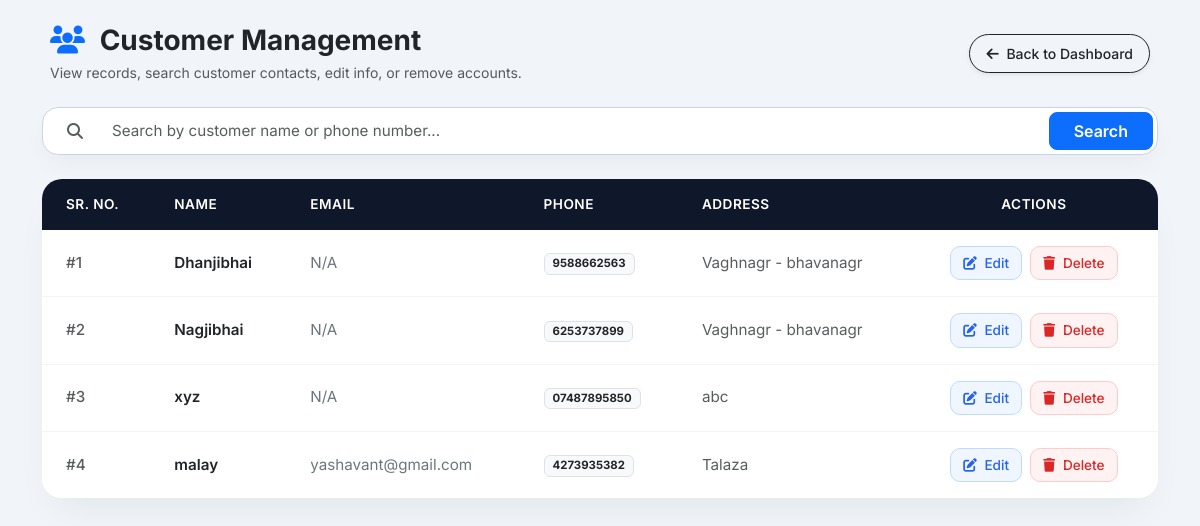
/customers/ (signed in), run on an earlier commit of the app's database.
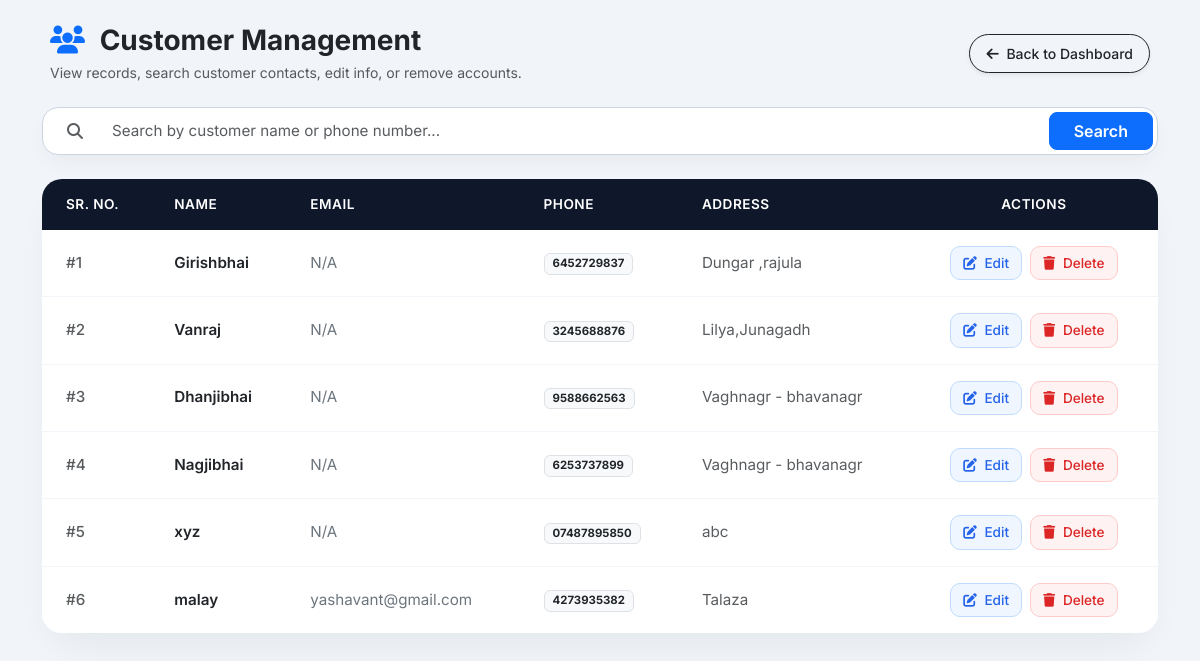
And on a later commit of the database.
### billing_app/models.py (models this page shows, shortened)
class Customer(models.Model):
    distributor = models.ForeignKey(User, on_delete=models.CASCADE)
    name = models.CharField(max_length=100)
    email = models.EmailField(blank=True, null=True)
    phone = models.CharField(max_length=15)
    address = models.TextField(blank=True, null=True)
    created_at = models.DateTimeField(auto_now_add=True)

### billing_app/views.py (the view)
# urls.py: path('customers/', views.customer_list_view, name='customer_list'),
@login_required(login_url='login')
def customer_list_view(request):
    query = request.GET.get('q', '')
    if query:
        customers = (
            Customer.objects.filter(distributor=request.user, name__icontains=query)
            | Customer.objects.filter(distributor=request.user, phone__icontains=query)
        )
    else:
        customers = Customer.objects.filter(distributor=request.user).order_by('-created_at')
    return render(request, 'billing_app/customer_list.html', {'customers': customers, 'query': query})

### billing_app/templates/billing_app/customer_list.html (shortened to what this page needs)
<!DOCTYPE html>
<html lang="en">
<head>
    <link href="https://cdn.jsdelivr.net/npm/bootstrap@5.3.0/dist/css/bootstrap.min.css" rel="stylesheet">
    <link rel="stylesheet" href="https://cdnjs.cloudflare.com/ajax/libs/font-awesome/6.4.0/css/all.min.css">
</head>
<body class="py-4">
    <div class="container">
        <div class="d-flex justify-content-between align-items-center mb-4 px-2">
            <div>
                <h3 class="fw-bold text-dark mb-1"><i class="fa-solid fa-users text-primary me-2"></i> Customer Management</h3>
                <p class="text-muted small mb-0">View records, search customer contacts, edit info, or remove accounts.</p>
            </div>
            <a href="{% url 'dashboard' %}" class="btn btn-outline-dark btn-sm px-3 py-2 rounded-pill fw-medium shadow-sm">
                <i class="fa-solid fa-arrow-left me-1"></i> Back to Dashboard
            </a>
        </div>
        <form method="GET" class="input-group search-box mb-4">
            <span class="input-group-text bg-transparent border-0 ps-4 text-muted"><i class="fa-solid fa-search"></i></span>
            <input type="text" name="q" value="{{ query }}" class="form-control" placeholder="Search by customer name or phone number...">
            <button class="btn btn-primary px-4 fw-semibold m-1 rounded-3" type="submit">Search</button>
        </form>
        <div class="card table-card">
            <div class="card-body p-0">
                <table class="table table-hover align-middle mb-0">
                    <thead>
                        <tr>
                            <th class="ps-4">Sr. No.</th>
                            <th>Name</th>
                            <th>Email</th>
                            <th>Phone</th>
                            <th>Address</th>
                            <th class="text-center pe-4">Actions</th>
                        </tr>
                    </thead>
                    <tbody>
                        {% for customer in customers %}
                        <tr>
                            <td class="ps-4 fw-medium text-muted">#{{ forloop.counter }}</td>
                            <td class="fw-semibold text-dark">{{ customer.name }}</td>
                            <td><span class="text-secondary">{{ customer.email|default:"N/A" }}</span></td>
                            <td><span class="badge bg-light text-dark border px-2 py-1">{{ customer.phone }}</span></td>
                            <td><span class="text-muted">{{ customer.address|default:"N/A" }}</span></td>
                            <td class="text-center pe-4">
                                <a href="{% url 'update_customer' customer.id %}" class="btn btn-action-edit me-1">
                                    <i class="fa-solid fa-pen-to-square me-1"></i> Edit
                                </a>
                                <button type="button" class="btn btn-action-delete" data-bs-toggle="modal" data-bs-target="#deleteModal{{ customer.id }}">
                                    <i class="fa-solid fa-trash me-1"></i> Delete
                                </button>
                            </td>
                        </tr>
                        {% endfor %}
                    </tbody>
                </table>
            </div>
        </div>
    </div>
</body>
</html>

What changed in the data, as far as the page shows it:
added Customer: name "Girishbhai", email "N/A", phone "6452729837", address "Dungar ,rajula"
added Customer: name "Vanraj", email "N/A", phone "3245688876", address "Lilya,Junagadh"
